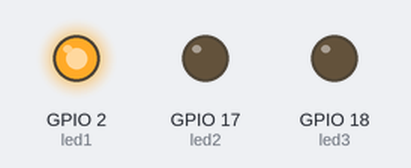
Simulated run of this program. Board: Raspberry Pi (BCM pin numbers). Shown: output pins drawn as LEDs (lit = HIGH).

Above: at 2.0 s.
At 5.0 s:
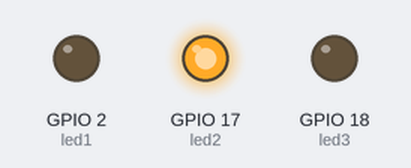
At 8.0 s:
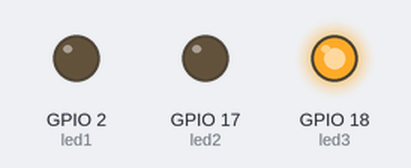
Timing chart, 0 to 13.0 s (numbered marks = the images above):
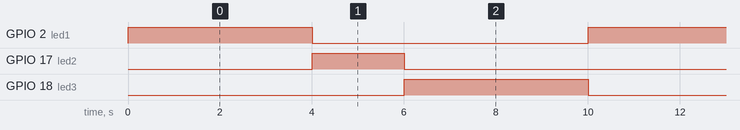

Measured:
- by itself, GPIO 2 (led1), GPIO 18 (led3): alternates HIGH for 4.0 s and LOW for 6.0 s
- by itself, GPIO 17 (led2): alternates HIGH for 2.0 s and LOW for 8.0 s
- by itself, everything shown: repeats every 10.0 s, in 3 steps

The program:

LED_TrafficSignal.py
```python
import RPi.GPIO as GPIO
import time
GPIO.setmode (GPIO.BCM)
GPIO.setwarnings(False)
led1=2
led2=17
led3=18
GPIO.setup(led1,GPIO.OUT)
GPIO.setup(led2,GPIO.OUT)
GPIO.setup(led3,GPIO.OUT)
GPIO.output(led1,0)
GPIO.output(led2,0)
GPIO.output(led3,0)
while True:
	GPIO.output(led1,1)
	time.sleep(4)
	GPIO.output(led1,0)
	GPIO.output(led2,1)
	time.sleep(2)
	GPIO.output(led2,0)
	GPIO.output(led3,1)
	time.sleep(4)
	GPIO.output(led3,0)
```
